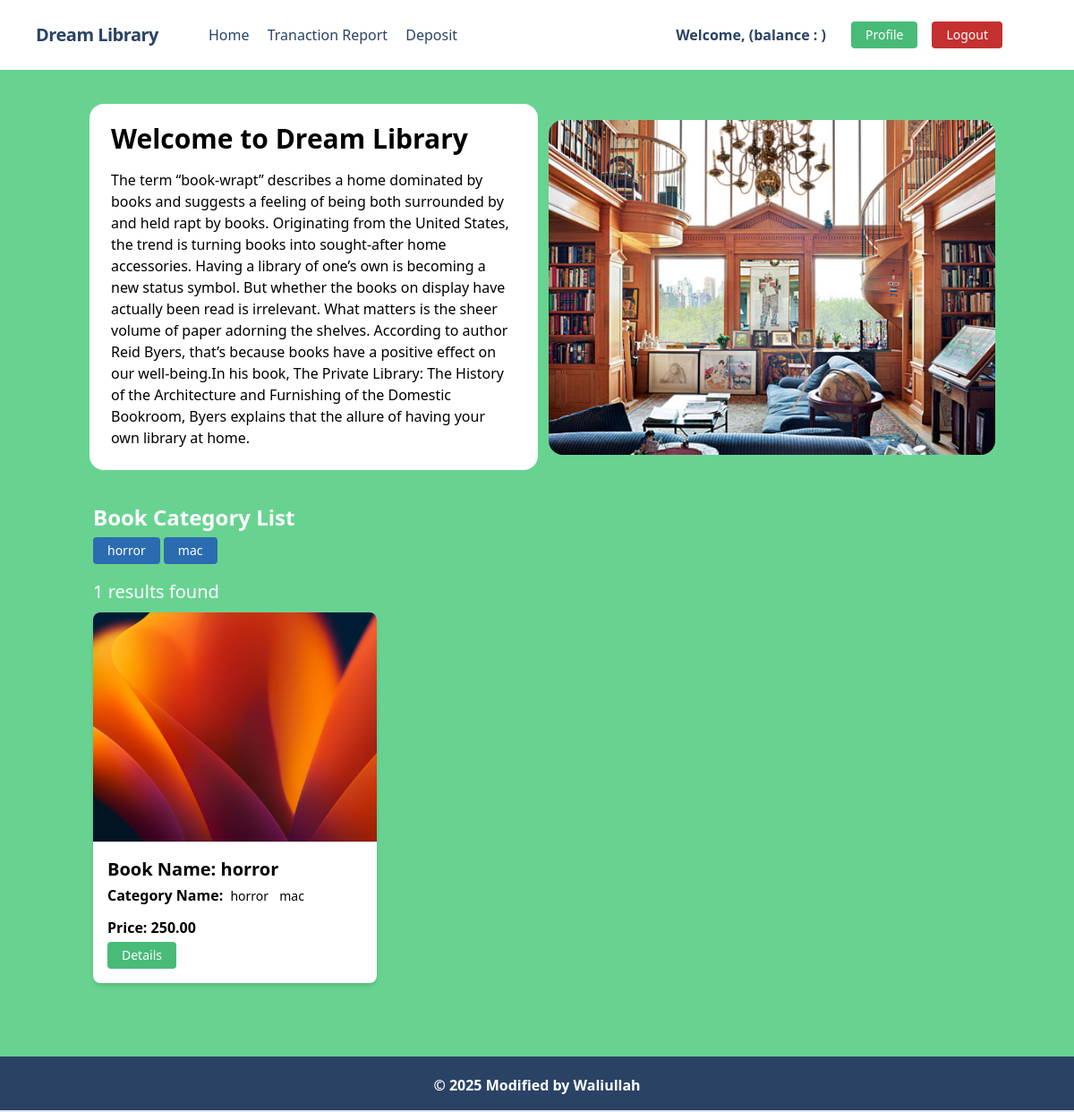
The app's page / (signed in) with its own data.
### categories/models.py (models this page shows, shortened)
class CategoryModel(models.Model):
    category_name = models.CharField(max_length=150)
    slug = models.SlugField(max_length=150, unique=True, blank=True, null=True)

### admin_posts/models.py (models this page shows, shortened)
class AdminPost(models.Model):
    image = models.ImageField(upload_to='admin_posts/media/uploads/')
    book_name = models.CharField(max_length=100, null=True, blank=True)
    description = models.TextField()
    quantity = models.IntegerField()
    borrow_price = models.DecimalField(max_digits=12, decimal_places=2)
    book_category = models.ManyToManyField(CategoryModel)
    timestamp = models.DateTimeField(auto_now_add=True, blank=True, null=True)

### core/views.py (the view)
# urls.py: path('', HomeView, name = 'home' ),
def HomeView(request):
    data = AdminPost.objects.all()
    book_categorys = CategoryModel.objects.all()
    return render(request,'index.html', {'data': data,'book_category': book_categorys})

### core/templates/index.html (shortened to what this page needs)
{% extends 'base.html' %}
{% load static %}
{% block body %}
<div class="container mx-auto flex flex-col md:flex-row items-center mt-8 mb-3">
    <div class="flex flex-col w-full lg:w-1/2 justify-center items-start pt-4 pb-6 px-6 bg-white rounded-2xl bg-opacity-70 mx-3">
        <h1 class="font-bold text-3xl mb-3">Welcome to Dream Library</h1>
        <p class="leading-normal">
            The term “book-wrapt” describes a home dominated by books and suggests a feeling of being both surrounded by and held rapt by books. Originating from the United States, the trend is turning books into sought-after home accessories. Having a library of one’s own is becoming a new status symbol. But whether the books on display have actually been read is irrelevant. What matters is the sheer volume of paper adorning the shelves. According to author Reid Byers, that’s because books have a positive effect on our well-being.In his book, The Private Library: The History of the Architecture and Furnishing of the Domestic Bookroom, Byers explains that the allure of having your own library at home.
        </p>
    </div>
    <div class="w-full lg:w-1/2 lg:py-6 text-center">
        <img class="rounded-2xl" src="{% static 'image/library.jpg' %}" alt="Library Image">
    </div>
</div>
<div class="container mx-auto p-4">
        <div class="md:col-span-3 mb-4">
            <h3 class="text-2xl text-white font-bold mb-1">Book Category List</h3>
            {% for b in book_category %}
            <a class="inline-block font-medium text-sm px-4 py-2 leading-none bg-blue-700 rounded text-white border-white hover:border-transparent hover:text-dark hover:bg-red-700 mt-2 lg:mt-0" href="{% url 'category_name_wise_post' b.slug %}">{{ b.category_name }}</a>
            {% endfor %}
        </div>
        <div class="col-md-12 mb-32">
            <h4 class="text-xl text-white mb-2">{{ data|length }} results found</h4>
            <div class="grid grid-cols-1 sm:grid-cols-1 md:grid-cols-3 lg:grid-cols-3 xl:grid-cols-3 gap-5">
                {% for post in data %}
                    <div class="bg-white rounded-lg overflow-hidden shadow-md">
                        <img src="{{ post.image.url }}" class="w-full h-64 " alt="card image">
                        <div class="p-4">
                            <h5 class="text-xl font-bold">Book Name: {{ post.book_name }}</h5>
                            <div class="mb-2">
                                <h3 class="font-semibold">Category Name:
                                    {% for b in post.book_category.all %}
                                <span class="inline-block font-medium text-sm px-1 py-2 leading-none text-black">{{ b.category_name }}</span>
                                {% endfor %}
                                </h3>
                            </div>
                            <h3 class="font-semibold mb-1">Price: {{ post.borrow_price }}</h3>
                            <a href="{% url 'details' post.id %}" class="inline-block font-medium text-sm px-4 py-2 leading-none bg-green-500 rounded text-white border-white hover:border-transparent hover:text-dark hover:bg-red-700 mt-2 lg:mt-0">Details</a>
                        </div>
                    </div>
                {% endfor %}
            </div>
        </div>
</div>
{% endblock %}

### records on screen
CategoryModel: category_name "horror"
CategoryModel: category_name "mac"
AdminPost: image (picture), book_name "horror", borrow_price "250.00"

### other values on screen
{{ data|length }} "1"
